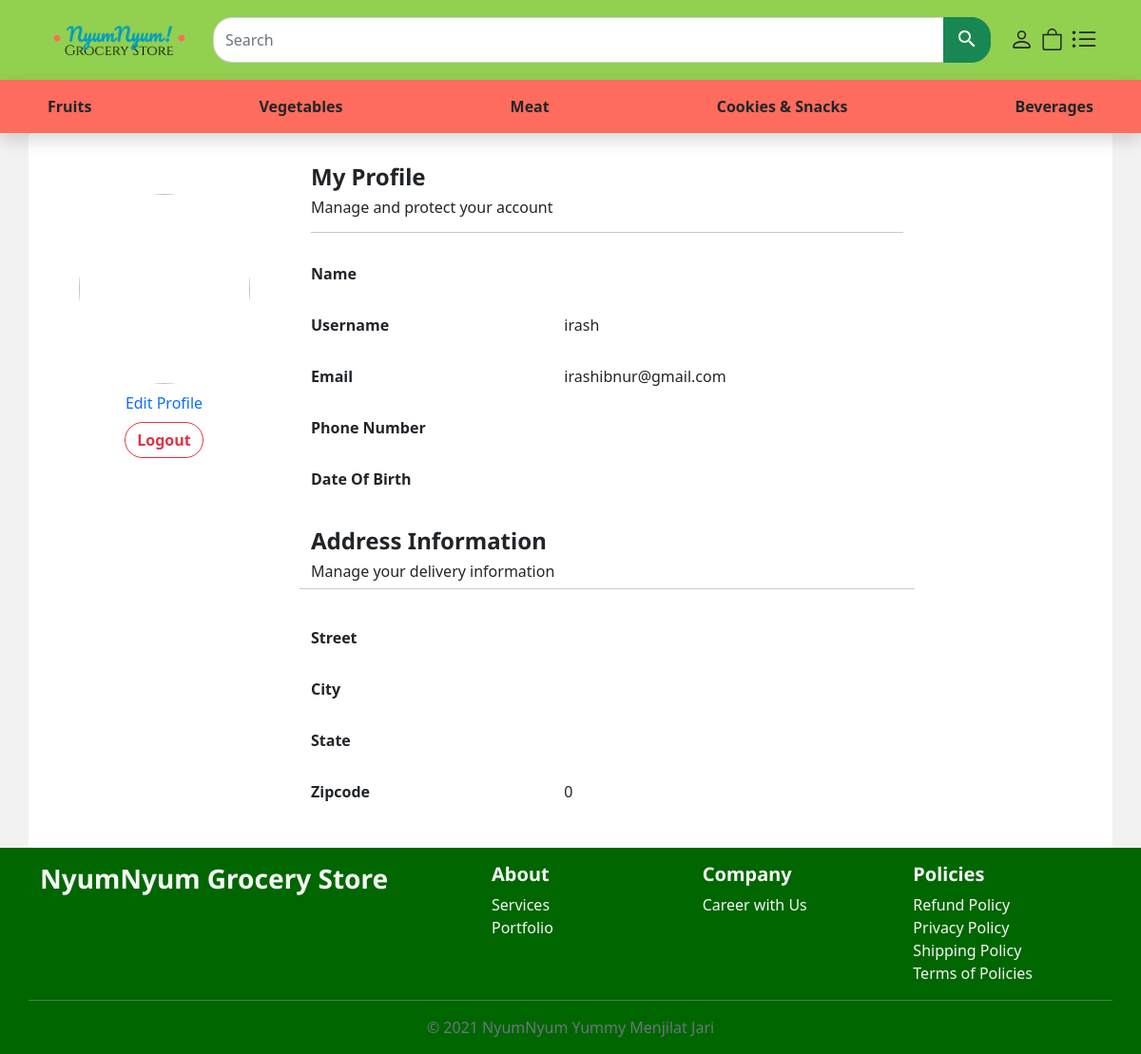
/src/user.php (signed in), run on the app's committed database.
### tables this page shows
CREATE TABLE `user` (
  `id` int(10) NOT NULL,
  `username` varchar(100) NOT NULL,
  `email` varchar(100) NOT NULL,
  `passwordd` varchar(100) NOT NULL,
  `user_type` varchar(100) NOT NULL,
  `token` varchar(100) NOT NULL
);

CREATE TABLE `userdetails` (
  `userDetailID` int(10) NOT NULL,
  `id` int(10) NOT NULL,
  `name` varchar(100) NOT NULL,
  `phoneNo` varchar(100) NOT NULL,
  `dateOfBirth` varchar(100) NOT NULL,
  `street` text NOT NULL,
  `city` text NOT NULL,
  `state` text NOT NULL,
  `zipcode` int(100) NOT NULL,
  `image` varchar(255) NOT NULL
);

### src/user.php (the view, shortened to what this page needs)
<?php
include("../includes/header.php");
?>
<main>
    <div class="container-lg py-3 rounded" style="background-color:white;">
        <div class="row">
            <div class="col col-sm-3 py-5">
                <div class="d-flex justify-content-center">
                    <?php if (isset($_SESSION['user'])) : ?>
                        <?php
                        $query = "select * from userdetails where id=" . $_SESSION['user'];
                        $run_query = mysqli_query($db, $query);
                        $row_query = mysqli_fetch_array($run_query);
                        $user_img = $row_query['image'];
                        echo "<img class='rounded-circle' src='../admin_area/product_images/user_image/$user_img' width='180' height='200'>";
                        ?>
                    <?php endif ?>
                </div>
                <div class="d-flex justify-content-center m-2">
                    <?php
                    if (isset($_SESSION['success'])) {
                        $userid = $_SESSION['user'];
                        echo "
                                <a href='edituser.php?id=$userid' style='text-decoration: none;'>Edit
                                    Profile</a>
                            ";
                    } else {
                        echo "
                                <a href='edituser.php' style='text-decoration: none;'>Edit
                                Profile</a>
                            ";
                    }
                    ?>
                </div>
                <div class="d-flex justify-content-center">
                    <a href="logout.php">
                        <button class="btn btn-outline-danger">
                            Logout
                        </button>
                    </a>
                </div>
            </div>
            <div class="col-lg-9 py-2">
                <div class="col-lg-9 py-2">
                    <h4>My Profile</h4>
                    <h6>Manage and protect your account</h6>
                    <hr>
                    <div class="row g-3 py-2">
                        <div class="col-md-3">
                            <label for="labelName" class="col-form-label"><strong>Name</strong></label>
                        </div>
                        <div class="col-md-3 offset-md-2">
                        </div>
                    </div>
                    <div class="row g-3 py-2">
                        <div class="col-md-3">
                            <label for="labelName" class="col-form-label"><strong>Username</strong></label>
                        </div>
                        <div class="col-md-3 offset-md-2">
                            <?php if (isset($_SESSION['user'])) : ?>
                                <?php
                                $query = "select * from user where id=" . $_SESSION['user'];
                                $run_query = mysqli_query($db, $query);
                                $row_query = mysqli_fetch_array($run_query);
                                $name = $row_query['username'];
                                ?>
                                <label for="name" class="col-form-label"><?php echo "$name"; ?></label>
                            <?php endif ?>
                        </div>
                    </div>
                    <div class="row g-3 py-2">
                        <div class="col-md-3">
                            <label for="labelEmail" class="col-form-label"><strong>Email</strong></label>
                        </div>
                        <div class="col-md-3 offset-md-2">
                            <?php if (isset($_SESSION['user'])) : ?>
                                <?php
                                $query = "select * from user where id=" . $_SESSION['user'];
                                $run_query = mysqli_query($db, $query);
                                $row_query = mysqli_fetch_array($run_query);
                                $email = $row_query['email'];
                                ?>
                                <label for="email" class="col-form-label"><?php echo "$email"; ?></label>
                            <?php endif ?>
                        </div>
                    </div>
                    <div class="row g-3 py-2">
                        <div class="col-md-3">
                            <label for="labelPhone" class="col-form-label"><strong>Phone Number</strong></label>
                        </div>
                        <div class="col-md-3 offset-md-2">
                        </div>
                    </div>
                    <div class="row g-3 py-2">
                        <div class="col-md-3">
                            <label for="labelDOB" class="col-form-label"><strong>Date Of Birth</strong></label>
                        </div>
                        <div class="col-md-3 offset-md-2">
                        </div>
                    </div>
                </div>
                <div class="col-lg-9 py-2">
                    <div class="row py-2">
                        <h4>Address Information</h4>
                        <h6>Manage your delivery information</h6>
                        <hr>
                    </div>
                    <div class="row g-3 py-2">
                        <div class="col-md-3">
                            <label for="labelAddress" class="col-form-label"><strong>Street</strong></label>
                        </div>
                        <div class="col-md-3 offset-md-2">
                        </div>
                    </div>
                    <div class="row g-3 py-2">
                        <div class="col-md-3">
                            <label for="labelCity" class="col-form-label"><strong>City</strong></label>
                        </div>
                        <div class="col-md-3 offset-md-2">
                        </div>
                    </div>
                    <div class="row g-3 py-2">
                        <div class="col-md-3">
                            <label for="labelCity" class="col-form-label"><strong>State</strong></label>
                        </div>
                        <div class="col-md-3 offset-md-2">
                        </div>
                    </div>
                    <div class="row g-3 py-2">
                        <div class="col-md-3">
                            <label for="labelZipcode" class="col-form-label"><strong>Zipcode</strong></label>
                        </div>
                        <div class="col-md-3 offset-md-2">
                            <?php if (isset($_SESSION['user'])) : ?>
                                <?php
                                $query = "select * from userdetails where id=" . $_SESSION['user'];
                                $run_query = mysqli_query($db, $query);
                                $row_query = mysqli_fetch_array($run_query);
                                $zipcode = $row_query['zipcode'];
                                ?>
                                <label for="address" class="col-form-label"><?php echo "$zipcode"; ?></label>
                            <?php endif ?>
                        </div>
                    </div>
                </div>
            </div>
        </div>
    </div>
</main>
<?php
include("../includes/footer.php")
?>
</body>
</html>

### nyumstyle.css (style rules this page uses)
body { background-color: #f2f2f2; }
h1, h2, h3, h4, h5 { font-family: "Noto Sans", sans-serif; font-weight: bold; }
.btn { border-radius: 25px; font-weight: bold; }

### data on the page
user: username "irash", email "irashibnur@gmail.com"
userdetails: zipcode "0"
